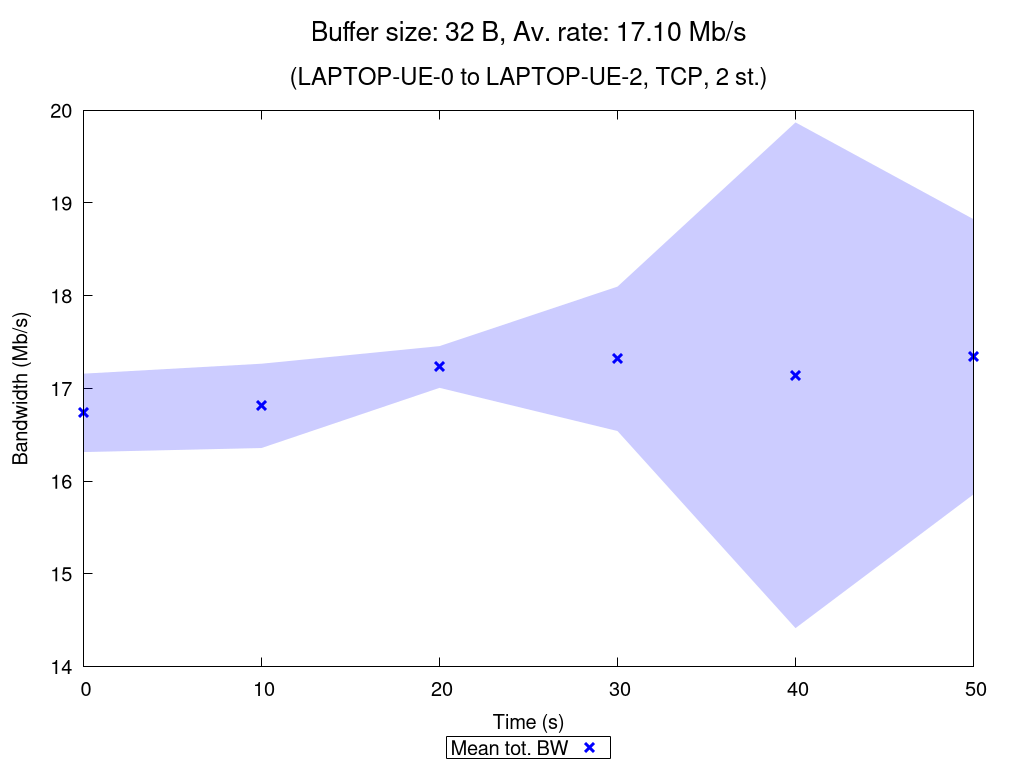

The gnuplot source for this figure:
set terminal pngcairo nocrop enhanced size 1024,768 font "Verdana,15"
set output "TCP_2_st_2020_10_18_01-57-48_one2two_00032B.png"

set title "{/=20 Buffer size: 32 B, Av. rate: 17.10 Mb/s}\n\n{/=18 (LAPTOP-UE-0 to LAPTOP-UE-2, TCP, 2 st.)}"

set xlabel "Time (s)"
set ylabel "Bandwidth (Mb/s)"
set ytics nomirror
set key bmargin center horizontal box samplen 1 width -1
set bmargin 4.6
set rmargin 4.5

rf = 1000000.0  # rate factor
set style fill transparent solid 0.2 noborder
set autoscale xfix
plot "TCP_2_st_2020_10_18_01-57-48_one2two_00032B_iperf_processed.dat" using 1:($2/rf-$3/rf):($2/rf+$3/rf) with filledcurves lc rgb "blue" notitle, \
     "" using 1:($2/rf) with points pt 2 ps 1.5 lw 3 lc rgb "blue" title "Mean tot. BW", \
